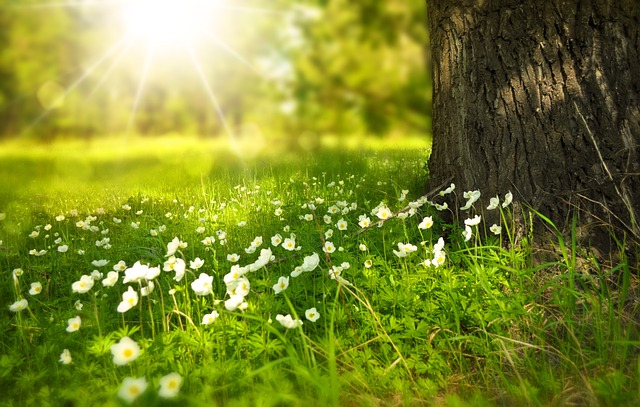
#> input picture Lab 01/image.jpg, 640 x 407 px, given in place of CTVDOC.COM - YouTube - Google Chrome 2023-10-25 17-24-07.mp4, which was not available
$ jupyter execute --allow-errors '20K-0134_CV Lab 07 (1).ipynb'   (older library calls are emulated)   (text cells are left out)
#> lines starting #> are read from the running program, lines starting #| are printed output that depends on the picture; after the words box and inside, x2 and y2 are one past the last pixel; in counts of white or black regions, pixels touching at a corner belong together; pictures that were not available may be replaced by others from this repository, and a replacement may not be noted
[cell 1]
import cv2
import numpy as np
import matplotlib.pyplot as plt

image = cv2.imread("iimage01.jpg", cv2.IMREAD_GRAYSCALE)

#> (the rest of this cell did not finish here and is left out)

[cell 2]
import numpy as np
import pywt
import pywt.data
import matplotlib.pyplot as plt
import soundfile as sf

#> (the rest of this cell did not finish here and is left out)

[cell 3]
img = cv2.imread('image02.jpg', cv2.IMREAD_COLOR)

#> (the rest of this cell did not finish here and is left out)

[cell 4]
image = cv2.imread("image02.jpg", cv2.IMREAD_GRAYSCALE)

sift = cv2.SIFT_create()

#> (the rest of this cell did not finish here and is left out)

[cell 5]
import numpy as np
import pywt
import matplotlib.pyplot as plt

# Generate a sample sensor dataset
np.random.seed(0)
sensor_data = np.random.normal(0, 1, 1000)

# Choose the wavelet family and decomposition level
# wavelet ="db4"
wavelet = "haar"
level = 3

# Perform the wavelet transformation
coeffs = pywt.wavedec(sensor_data, wavelet, level=level)

# Set a threshold for anomaly detection
threshold = 2.0

# Apply thresholding to the wavelet coefficients
thresholded_coeffs = [pywt.threshold(c, threshold, mode="soft") for c in coeffs]

# Reconstruct the denoised signal
denoised_signal = pywt.waverec(thresholded_coeffs, wavelet)

# Calculate the residuals (differences between original and denoised signal)
residuals = sensor_data - denoised_signal

# Detect anomalies based on the residuals and threshold
anomalies = np.where(np.abs(residuals) > threshold)[0]

# Plot the sensor data, denoised signal, and detected anomalies
plt.figure(figsize=(10, 6))
plt.subplot(2, 1, 1)
plt.plot(sensor_data, label="Sensor Data")
plt.plot(denoised_signal, label="Denoised Signal", linestyle="--")
plt.legend()
plt.title("Sensor Data and Denoised Signal")

plt.subplot(2, 1, 2)
plt.plot(residuals, label="Residuals", color="red")
plt.scatter(anomalies, residuals[anomalies], color="green", label="Anomalies")
plt.legend()
plt.title("Residuals and Detected Anomalies")

plt.tight_layout()
plt.show()
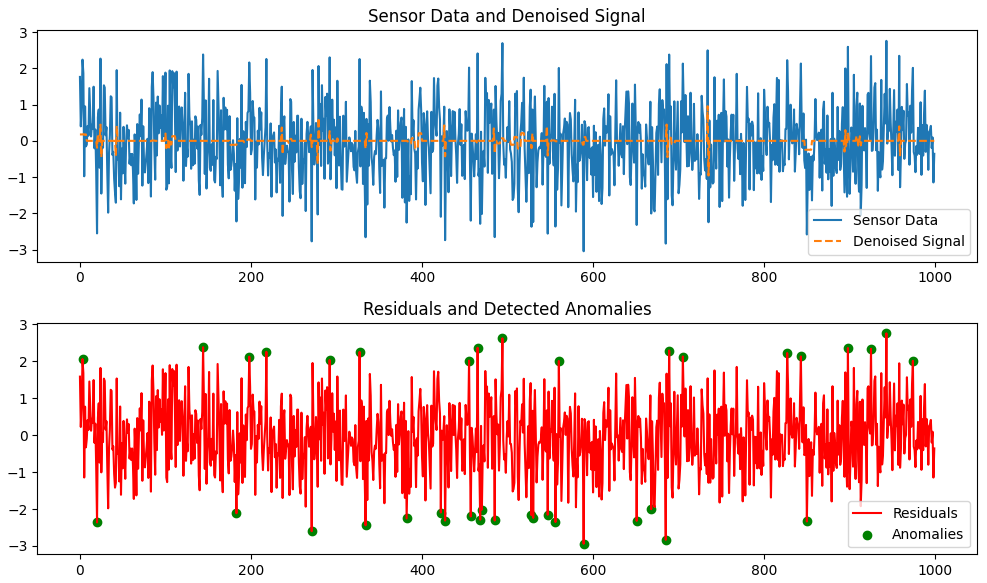
#> figure drawn by matplotlib, 2 panels; panel 1: curve peaks at x = 943, y = 2.76; panel 1: curve peaks at x = 734, y = 0.957; panel 2: curve peaks at x = 943, y = 2.76

# Output detected anomaly indices

print("Detected Anomalies:", anomalies)

[cell 6]
import cv2
import numpy as np
import matplotlib.pyplot as plt

def draw_matches(img1, kp1, img2, kp2, matches):
    rows1, cols1 = img1.shape
    rows2, cols2 = img2.shape

    out = np.zeros((max([rows1, rows2]), cols1 + cols2, 3), dtype='uint8')
    out[:rows1, :cols1] = np.dstack([img1, img1, img1])
    out[:rows2, cols1:] = np.dstack([img2, img2, img2])

    for mat in matches:
        img1_idx = mat.queryIdx
        img2_idx = mat.trainIdx
        (x1, y1) = kp1[img1_idx].pt
        (x2, y2) = kp2[img2_idx].pt

        cv2.circle(out, (int(x1), int(y1)), 4, (0, 255, 255), 1)
        cv2.circle(out, (int(x2) + cols1, int(y2)), 4, (0, 255, 255), 1)
        cv2.line(out, (int(x1), int(y1)), (int(x2) + cols1, int(y2)), (0, 255, 255), 1)

    return out

def sift_detector(reference_image, test_images):
    sift = cv2.SIFT_create()

    kp1, des1 = sift.detectAndCompute(reference_image, None)

    fig, axs = plt.subplots(1, len(test_images) + 1, figsize=(15, 6))

    axs[0].imshow(cv2.cvtColor(reference_image, cv2.COLOR_BGR2RGB))
    axs[0].set_title('Reference Image')

    for i, test_image in enumerate(test_images):
        kp2, des2 = sift.detectAndCompute(test_image, None)

        bf = cv2.BFMatcher()
        matches = bf.knnMatch(des1, des2, k=2)

        good_matches = []
        for m, n in matches:
            if m.distance < 0.8 * n.distance:
                good_matches.append(m)

        if len(good_matches) > 5:
            src_pts = np.float32([kp1[m.queryIdx].pt for m in good_matches]).reshape(-1, 1, 2)
            dst_pts = np.float32([kp2[m.trainIdx].pt for m in good_matches]).reshape(-1, 1, 2)

            M, mask = cv2.findHomography(src_pts, dst_pts, cv2.RANSAC, 5.0)
            matchesMask = mask.ravel().tolist()

            h, w = reference_image.shape
            pts = np.float32([[0, 0], [0, h - 1], [w - 1, h - 1], [w - 1, 0]]).reshape(-1, 1, 2)
            dst = cv2.perspectiveTransform(pts, M)

            test_image = cv2.polylines(test_image, [np.int32(dst)], True, 255, 3, cv2.LINE_AA)
        else:
            print("Not enough matches are found for test image {} - {} matches found".format(i, len(good_matches)))

        output_image = draw_matches(reference_image, kp1, test_image, kp2, good_matches)
        axs[i + 1].imshow(cv2.cvtColor(output_image, cv2.COLOR_BGR2RGB))
        axs[i + 1].set_title(f'Test Image {i + 1}')

    plt.show()

reference_image = cv2.imread('pine cone_ref.jpg', 0)
test_images = [cv2.imread('pine cone_test01.jpg', 0), cv2.imread('pine cone_test02.jpg', 0)]
#> (the rest of this cell did not finish here and is left out)

[cell 7]
import cv2
import numpy as np
import matplotlib.pyplot as plt

# List of image file paths containing your images

image_paths = ["myimg1.jpeg", "myimg2.jpeg", "myimg3.jpeg", "myimg4.jpeg"]

# Initialize SIFT
sift = cv2.SIFT_create()

# Initialize the first image
stitched_image = cv2.imread(image_paths[0], cv2.IMREAD_COLOR)

#> (the rest of this cell did not finish here and is left out)

[cell 8]
img = cv2.imread('lanes.jpg', cv2.IMREAD_COLOR)

#> (the rest of this cell did not finish here and is left out)

[cell 9]
img = cv2.imread('coins.jpg', cv2.IMREAD_COLOR)
#> (the rest of this cell did not finish here and is left out)

[cell 10]
def detect_boundaries(video_stream, security_zone_coordinates):
#> called with security_zone_coordinates = (100, 100, 500, 500)
    x1, y1, x2, y2 = security_zone_coordinates

    cap = cv2.VideoCapture(video_stream)

    while cap.isOpened():
        ret, frame = cap.read()
#> frame is the input picture: shape (407, 640, 3); mean B, G, R 44.1, 132.9, 122.3

        if not ret:
            break

        cv2.rectangle(frame, (x1, y1), (x2, y2), (255, 0, 0), 2)
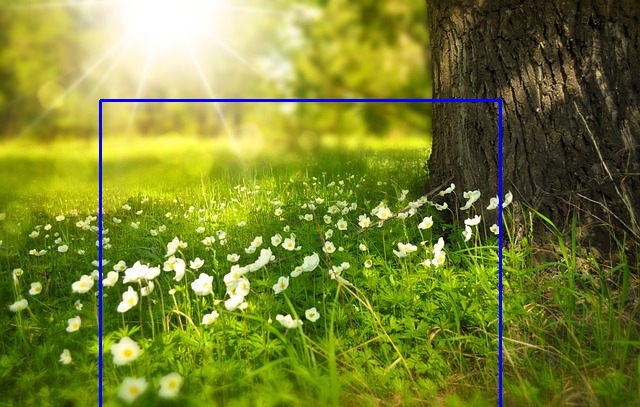
#> frame: shape (407, 640, 3); 1.17% of pixels changed, all inside (x1, y1, x2, y2) = (99, 99, 502, 407)

        gray = cv2.cvtColor(frame, cv2.COLOR_BGR2GRAY)
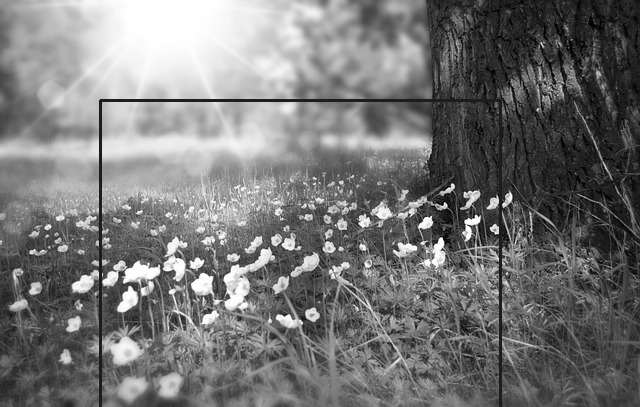
#> gray: shape (407, 640); min 1, max 255, mean 118.5

        edges = cv2.Canny(gray, 50, 150)
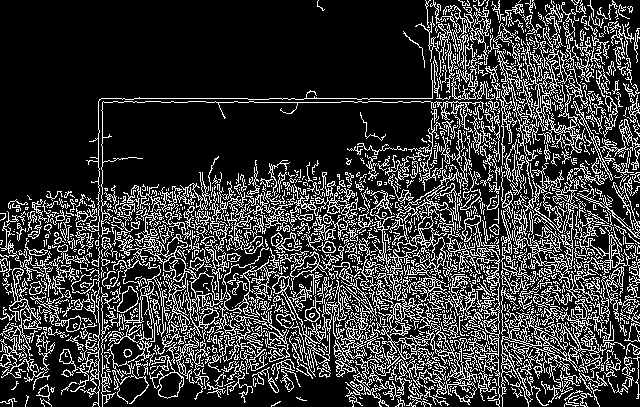
#> edges: shape (407, 640); 21.9% white in thin lines or dots

        if np.any(edges[y1:y2, x1:x2] == 255):
            print("Unauthorized object detected!")
        cv2.imshow('Boundary Detection', frame)

        if cv2.waitKey(1) & 0xFF == ord('q'):
#> (key q is pressed here)
            break
    cap.release()
    cv2.destroyAllWindows()
security_zone_coordinates = (100, 100, 500, 500)

video_stream = r'C:\Users\ABC\Videos\Captures\(3) Example of Hi-Definition Video Surveillance of a Factory Floor - by CCTVDOC.COM - YouTube - Google Chrome 2023-10-25 17-24-07.mp4'  # Replace with the video file path or 0 for the default camera

detect_boundaries(video_stream, security_zone_coordinates)

[cell 11]
def is_screen_on(current_image, reference_image, threshold=0.9):
    gray_current = cv2.cvtColor(current_image, cv2.COLOR_BGR2GRAY)
    gray_reference = cv2.cvtColor(reference_image, cv2.COLOR_BGR2GRAY)

    ssim_index = cv2.matchTemplate(gray_current, gray_reference, cv2.TM_CCOEFF_NORMED)[0][0]

    if ssim_index > threshold:
        return True
    else:
        return False

reference_image = cv2.imread('img4.jpg')

current_screen_1 = cv2.imread('img1.jpg')
current_screen_2 = cv2.imread('img2.jpg')
current_screen_3 = cv2.imread('img3.jpg')
current_screen_4 = cv2.imread('img5.jpg')

screens = [current_screen_1, current_screen_2, current_screen_3, current_screen_4]
for i, screen in enumerate(screens, start=1):
    if screen is not None:
        is_on = is_screen_on(screen, reference_image)
        if is_on:
            print(f"The screen {i} is ON")
        else:
            print(f"The screen {i} is OFF")
    else:
        print(f"Failed to capture the current screen {i}.")
#> this loop made 4 passes
#| Failed to capture the current screen 1.
#| Failed to capture the current screen 2.
#| Failed to capture the current screen 3.
#| Failed to capture the current screen 4.

plt.figure(figsize = (8, 4))
plt.subplot(1, 5, 1)
#> (the rest of this cell did not finish here and is left out)

[cell 12]
reference_image_path = 'paupau img.jpg'
reference_image = cv2.imread(reference_image_path, cv2.IMREAD_GRAYSCALE)

face_cascade = cv2.CascadeClassifier(cv2.data.haarcascades + 'haarcascade_frontalface_default.xml')

def detection(video_path):
#> called with video_path = 'paupau vid.mp4'
    cap = cv2.VideoCapture(video_path)

    while True:
        ret, frame = cap.read()

        if not ret:
            break

        gray_frame = cv2.cvtColor(frame, cv2.COLOR_BGR2GRAY)

        faces = face_cascade.detectMultiScale(gray_frame, scaleFactor=1.1, minNeighbors=5, minSize=(30, 30))
#> faces = ()

        for (x, y, w, h) in faces:
            cv2.rectangle(frame, (x, y), (x + w, y + h), (0, 255, 0), 2)
#> this loop made 0 passes

        cv2.imshow("Frame", frame)
        if cv2.waitKey(1) & 0xFF == ord('q'):
#> (key q is pressed here)
            break

    cap.release()
    cv2.destroyAllWindows()

video_path = 'paupau vid.mp4'
detection(video_path)
